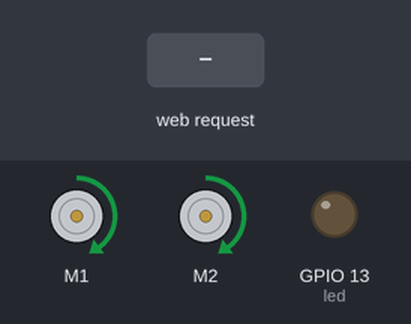
This sketch was run on a simulated ESP8266 (NodeMCU). Shown: 2 × DC motor (green arrow = forward, orange = backward, longer = faster), output pins drawn as LEDs (lit = HIGH). The test bench sets the inputs (shaded band). WiFi joins after 1.5 s; servers stay silent unless stated; what the sketch prints to the serial monitor is not drawn.

Above: at 2.7 s.
2.8 s: HTTP request GET /set-left-wheel-velocity?value=1 received
At 3.7 s:
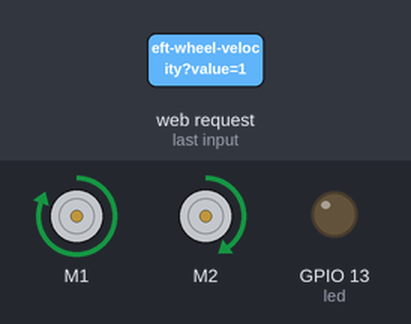
4.3 s: HTTP request GET /set-right-wheel-velocity?value=1 received
At 4.8 s:
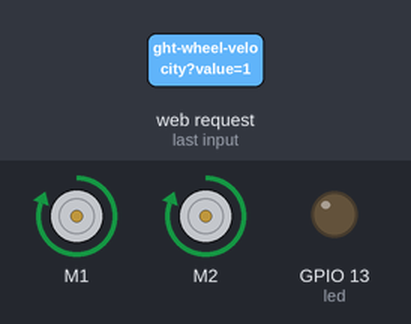
5.8 s: HTTP request GET /set-left-wheel-velocity?value=0 received
At 7.0 s:
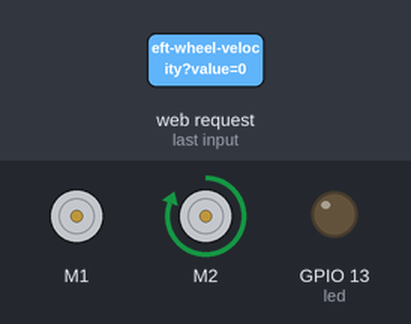
7.3 s: HTTP request GET /set-right-wheel-velocity?value=0 received
At 8.3 s:
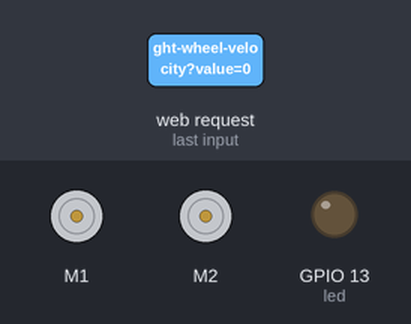
8.8 s: HTTP request GET /set-left-wheel-velocity?value=1 received
At 9.4 s:
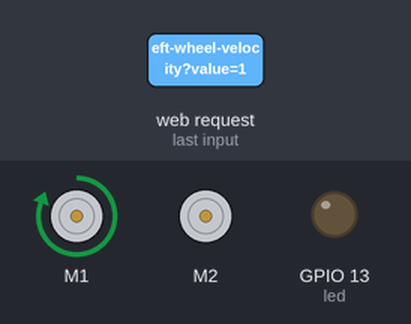
Timing chart, 0 to 11.3 s (numbered marks = the images above; inputs shaded):
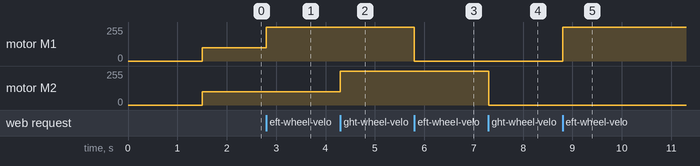

The sketch:

robot-controller.ino
```cpp
#include <ESP8266WiFi.h>
#include <WiFiClient.h>
#include <ESP8266WebServer.h>
#include <ESP8266mDNS.h>
#include <Wire.h>
#include <Adafruit_MotorShield.h>
#include "utility/Adafruit_MS_PWMServoDriver.h"


const char* ssid = "makerspace";
const char* password = "makerspace";

ESP8266WebServer server(80);
Adafruit_MotorShield AFMS = Adafruit_MotorShield();

const int led = 13;

Adafruit_DCMotor *leftMotor = AFMS.getMotor(1);
Adafruit_DCMotor *rightMotor = AFMS.getMotor(2);

void handleRoot() {
  digitalWrite(led, 1);
  server.send(200, "text/plain", "Hello. I am the Makerspace Robot.");
  digitalWrite(led, 0);
}

void handleNotFound(){
  digitalWrite(led, 1);
  String message = "Service Not Found\n\n";
  message += "URI: ";
  message += server.uri();
  message += "\nMethod: ";
  message += (server.method() == HTTP_GET)?"GET":"POST";
  message += "\nArguments: ";
  message += server.args();
  message += "\n";
  for (uint8_t i=0; i<server.args(); i++){
    message += " " + server.argName(i) + ": " + server.arg(i) + "\n";
  }
  server.send(404, "text/plain", message);
  digitalWrite(led, 0);
}

void send400(){
  server.send(400, "text/plain", "Please provide the value [-1..1]. Example: http//robot.ing.gl/set-left-wheel-velocity?value=0.65");
}


void setup(void){
  pinMode(led, OUTPUT);
  digitalWrite(led, 0);
  Serial.begin(115200);
  WiFi.begin(ssid, password);
  Serial.println("");

  // Wait for connection
  while (WiFi.status() != WL_CONNECTED) {
    delay(500);
    Serial.print(".");
  }
  Serial.println("");
  Serial.print("Connected to ");
  Serial.println(ssid);
  Serial.print("IP address: ");
  Serial.println(WiFi.localIP());

  if (MDNS.begin("esp8266")) {
    Serial.println("MDNS responder started");
  }

  server.on("/", handleRoot);

  server.on("/set-left-wheel-velocity", [](){
    if (server.arg("value")==""){     //Parameter not found
        return;
    }
    String valueAsString = server.arg("value");
    float value = valueAsString.toFloat();
    if(value > 1 || value < -1){
      send400();
      return;
    }
    Serial.print("set-left-wheel-velocity to ");
    Serial.println(value);

    leftMotor->setSpeed(map(value,-1,1,0,255));
    if(value > 0){
      leftMotor->run(FORWARD);
    }else if(value < 0){
      leftMotor->run(BACKWARD);
    }else{
      leftMotor->run(RELEASE);
    }

    server.send(200, "text/plain", "");
  });
  server.on("/set-right-wheel-velocity", [](){
    if (server.arg("value")== ""){     //Parameter not found
        return;
    }
    String valueAsString = server.arg("value");
    float value = valueAsString.toFloat();
    if(value > 1 || value < -1){
      send400();
      return;
    }
    Serial.print("set-right-wheel-velocity to ");
    Serial.println(value);

    rightMotor->setSpeed(map(value,-1,1,0,255));
    if(value > 0){
      rightMotor->run(FORWARD);
    }else if(value < 0){
      rightMotor->run(BACKWARD);
    }else{
      rightMotor->run(RELEASE);
    }
    server.send(200, "text/plain", "");
  });

  server.onNotFound(handleNotFound);

  server.begin();
  Serial.println("HTTP server started");

  AFMS.begin();
  leftMotor->setSpeed(100);
  leftMotor->run(FORWARD);
  rightMotor->setSpeed(100);
  rightMotor->run(FORWARD);
}

void loop(void){
  server.handleClient();
}
```

Measured:
- after the input at 2.8 s, motor M1: forward 100/255 → forward 255/255 at once
- after the input at 4.3 s, motor M2: forward 100/255 → forward 255/255 at once
- after the input at 5.8 s, motor M1: forward 255/255 → stopped at once
- after the input at 7.3 s, motor M2: forward 255/255 → stopped at once
- after the input at 8.8 s, motor M1: stopped → forward 255/255 at once
